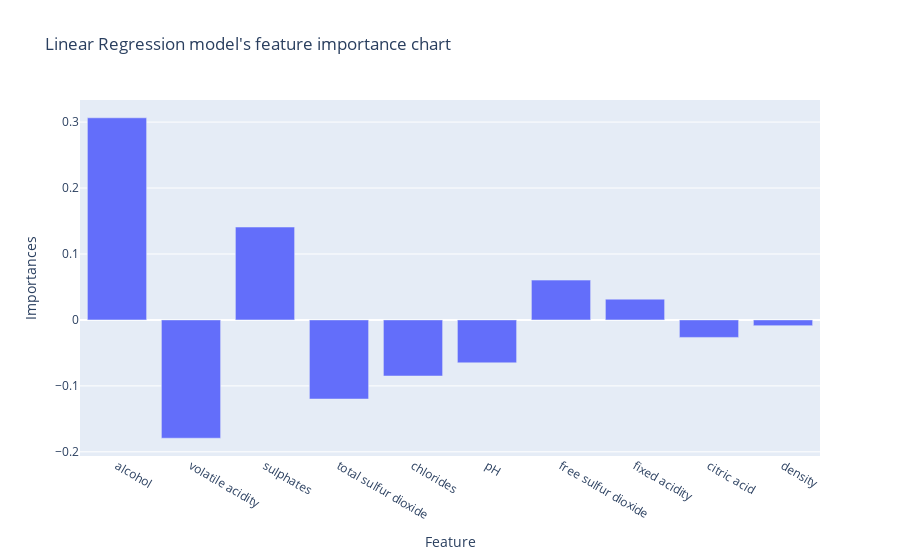
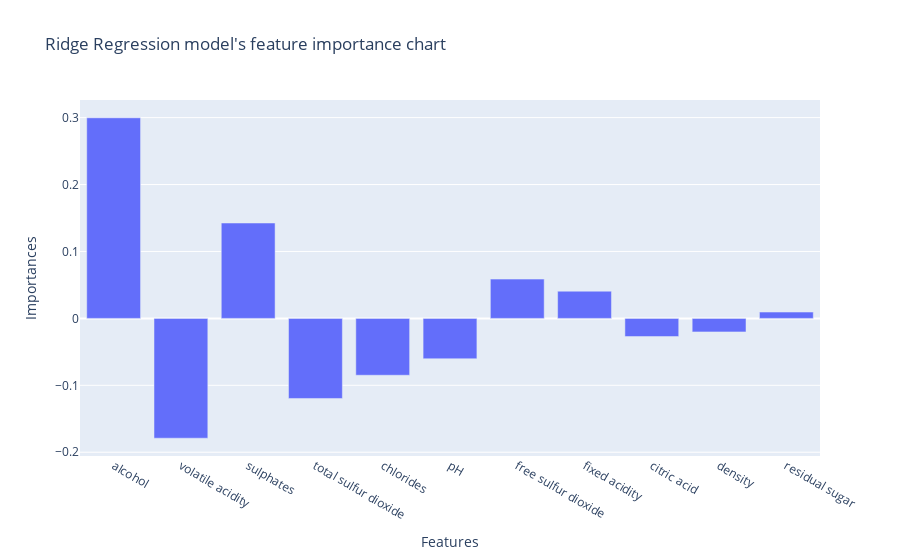

Here is the notebook cell these charts were saved with, in order:
### Code cell
fig = px.bar(df, x='Feature', y='Importance', title='Linear Regression model\'s feature importance chart', labels={'Featurea': 'Features', 'Importance': 'Importances'})
fig.show()
fig = px.bar(importance, x='Feature', y='Importance', title='Ridge Regression model\'s feature importance chart', labels={'Feature': 'Features', 'Importance': 'Importances'})
fig.show()

### Figure 1 — Plotly figure (JSON) as saved in the notebook; plotly's stock layout.template omitted (floating-point values rounded to 4 significant figures)
{"data": [{"alignmentgroup": "True", "hovertemplate": "Feature=%{x}<br>Importances=%{y}<extra></extra>", "legendgroup": "", "marker": {"color": "#636efa", "pattern": {"shape": ""}}, "name": "", "offsetgroup": "", "orientation": "v", "showlegend": false, "textposition": "auto", "type": "bar", "x": ["alcohol", "volatile acidity", "sulphates", "total sulfur dioxide", "chlorides", "pH", "free sulfur dioxide", "fixed acidity", "citric acid", "density"], "xaxis": "x", "y": [0.3065, -0.1793, 0.1408, -0.1199, -0.08502, -0.06505, 0.06036, 0.03148, -0.02651, -0.008646], "yaxis": "y"}], "layout": {"barmode": "relative", "legend": {"tracegroupgap": 0}, "title": {"text": "Linear Regression model's feature importance chart"}, "xaxis": {"anchor": "y", "domain": [0, 1], "title": {"text": "Feature"}}, "yaxis": {"anchor": "x", "domain": [0, 1], "title": {"text": "Importances"}}}}

### Figure 2 — Plotly figure (JSON) as saved in the notebook; plotly's stock layout.template omitted (floating-point values rounded to 4 significant figures)
{"data": [{"alignmentgroup": "True", "hovertemplate": "Features=%{x}<br>Importances=%{y}<extra></extra>", "legendgroup": "", "marker": {"color": "#636efa", "pattern": {"shape": ""}}, "name": "", "offsetgroup": "", "orientation": "v", "showlegend": false, "textposition": "auto", "type": "bar", "x": ["alcohol", "volatile acidity", "sulphates", "total sulfur dioxide", "chlorides", "pH", "free sulfur dioxide", "fixed acidity", "citric acid", "density", "residual sugar"], "xaxis": "x", "y": [0.2997, -0.179, 0.1425, -0.1197, -0.08496, -0.06032, 0.05866, 0.04064, -0.02713, -0.02016, 0.009437], "yaxis": "y"}], "layout": {"barmode": "relative", "legend": {"tracegroupgap": 0}, "title": {"text": "Ridge Regression model's feature importance chart"}, "xaxis": {"anchor": "y", "domain": [0, 1], "title": {"text": "Features"}}, "yaxis": {"anchor": "x", "domain": [0, 1], "title": {"text": "Importances"}}}}
